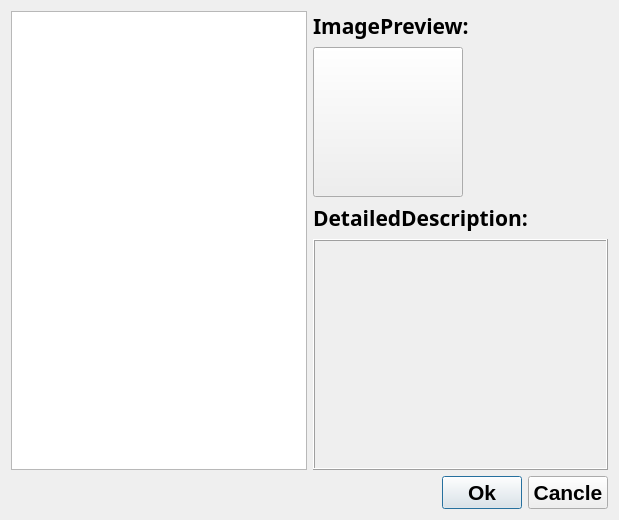
<?xml version="1.0" encoding="UTF-8"?>
<ui version="4.0">
 <class>QDlgCheckItemWizard</class>
 <widget class="QDialog" name="QDlgCheckItemWizard">
  <property name="geometry">
   <rect>
    <x>0</x>
    <y>0</y>
    <width>619</width>
    <height>520</height>
   </rect>
  </property>
  <property name="font">
   <font>
    <family>System</family>
    <pointsize>16</pointsize>
    <weight>75</weight>
    <bold>true</bold>
   </font>
  </property>
  <property name="windowTitle">
   <string>CheckItem Wizard</string>
  </property>
  <property name="sizeGripEnabled">
   <bool>false</bool>
  </property>
  <layout class="QGridLayout" name="gridLayout">
   <item row="0" column="0">
    <widget class="QTreeWidget" name="itemTree">
     <property name="sizePolicy">
      <sizepolicy hsizetype="Expanding" vsizetype="Minimum">
       <horstretch>0</horstretch>
       <verstretch>0</verstretch>
      </sizepolicy>
     </property>
     <property name="minimumSize">
      <size>
       <width>200</width>
       <height>150</height>
      </size>
     </property>
     <property name="columnCount">
      <number>0</number>
     </property>
    </widget>
   </item>
   <item row="1" column="0" colspan="2">
    <layout class="QHBoxLayout" name="horizontalLayout">
     <item>
      <spacer>
       <property name="orientation">
        <enum>Qt::Horizontal</enum>
       </property>
       <property name="sizeType">
        <enum>QSizePolicy::Expanding</enum>
       </property>
       <property name="sizeHint" stdset="0">
        <size>
         <width>200</width>
         <height>30</height>
        </size>
       </property>
      </spacer>
     </item>
     <item>
      <widget class="QPushButton" name="okButton">
       <property name="text">
        <string>Ok</string>
       </property>
       <property name="autoDefault">
        <bool>true</bool>
       </property>
       <property name="default">
        <bool>false</bool>
       </property>
      </widget>
     </item>
     <item>
      <widget class="QPushButton" name="cancelButton">
       <property name="text">
        <string>Cancle</string>
       </property>
      </widget>
     </item>
    </layout>
   </item>
   <item row="0" column="1">
    <layout class="QVBoxLayout" name="verticalLayout">
     <item>
      <widget class="QLabel" name="label_p">
       <property name="font">
        <font>
         <family>Agency FB</family>
         <pointsize>16</pointsize>
        </font>
       </property>
       <property name="text">
        <string>ImagePreview:</string>
       </property>
      </widget>
     </item>
     <item>
      <widget class="QPushButton" name="labelPreview">
       <property name="enabled">
        <bool>true</bool>
       </property>
       <property name="sizePolicy">
        <sizepolicy hsizetype="Fixed" vsizetype="Fixed">
         <horstretch>0</horstretch>
         <verstretch>0</verstretch>
        </sizepolicy>
       </property>
       <property name="minimumSize">
        <size>
         <width>150</width>
         <height>150</height>
        </size>
       </property>
       <property name="maximumSize">
        <size>
         <width>150</width>
         <height>150</height>
        </size>
       </property>
       <property name="text">
        <string/>
       </property>
      </widget>
     </item>
     <item>
      <widget class="QLabel" name="label_d">
       <property name="font">
        <font>
         <family>Agency FB</family>
         <pointsize>16</pointsize>
        </font>
       </property>
       <property name="text">
        <string>DetailedDescription:</string>
       </property>
      </widget>
     </item>
     <item>
      <widget class="QLabel" name="labelDetail">
       <property name="sizePolicy">
        <sizepolicy hsizetype="Expanding" vsizetype="Expanding">
         <horstretch>0</horstretch>
         <verstretch>0</verstretch>
        </sizepolicy>
       </property>
       <property name="minimumSize">
        <size>
         <width>150</width>
         <height>100</height>
        </size>
       </property>
       <property name="font">
        <font>
         <family>楷体</family>
         <pointsize>14</pointsize>
        </font>
       </property>
       <property name="frameShape">
        <enum>QFrame::Box</enum>
       </property>
       <property name="frameShadow">
        <enum>QFrame::Raised</enum>
       </property>
       <property name="text">
        <string/>
       </property>
       <property name="alignment">
        <set>Qt::AlignLeading|Qt::AlignLeft|Qt::AlignTop</set>
       </property>
       <property name="wordWrap">
        <bool>true</bool>
       </property>
      </widget>
     </item>
    </layout>
   </item>
  </layout>
 </widget>
 <resources/>
 <connections>
  <connection>
   <sender>okButton</sender>
   <signal>clicked()</signal>
   <receiver>QDlgCheckItemWizard</receiver>
   <slot>accept()</slot>
   <hints>
    <hint type="sourcelabel">
     <x>278</x>
     <y>253</y>
    </hint>
    <hint type="destinationlabel">
     <x>96</x>
     <y>254</y>
    </hint>
   </hints>
  </connection>
  <connection>
   <sender>cancelButton</sender>
   <signal>clicked()</signal>
   <receiver>QDlgCheckItemWizard</receiver>
   <slot>reject()</slot>
   <hints>
    <hint type="sourcelabel">
     <x>369</x>
     <y>253</y>
    </hint>
    <hint type="destinationlabel">
     <x>179</x>
     <y>282</y>
    </hint>
   </hints>
  </connection>
 </connections>
</ui>
